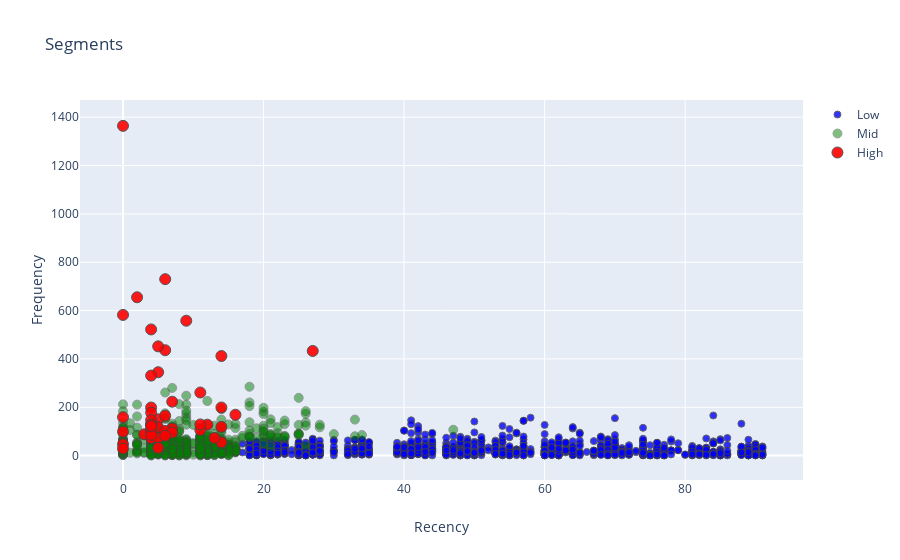

Notebook source saved alongside this figure:
### Code cell
tx_graph = tx_user.query("Revenue < 50000 and Frequency < 2000")

plot_data = [
    go.Scatter(
        x=tx_graph.query("Segment == 'Low-Value'")['Recency'],
        y=tx_graph.query("Segment == 'Low-Value'")['Frequency'],
        mode='markers',
        name='Low',
        marker= dict(size= 7,
            line= dict(width=1),
            color= 'blue',
            opacity= 0.8
           )
    ),
        go.Scatter(
        x=tx_graph.query("Segment == 'Mid-Value'")['Recency'],
        y=tx_graph.query("Segment == 'Mid-Value'")['Frequency'],
        mode='markers',
        name='Mid',
        marker= dict(size= 9,
            line= dict(width=1),
            color= 'green',
            opacity= 0.5
           )
    ),
        go.Scatter(
        x=tx_graph.query("Segment == 'High-Value'")['Recency'],
        y=tx_graph.query("Segment == 'High-Value'")['Frequency'],
        mode='markers',
        name='High',
        marker= dict(size= 11,
            line= dict(width=1),
            color= 'red',
            opacity= 0.9
           )
    ),
]

plot_layout = go.Layout(
        yaxis= {'title': "Frequency"},
        xaxis= {'title': "Recency"},
        title='Segments'
    )
fig = go.Figure(data=plot_data, layout=plot_layout)
iplot(fig)

### Figure 1 — Plotly figure (JSON) as saved in the notebook; plotly's stock layout.template omitted (floating-point values rounded to 4 significant figures; data arrays with more than 128 entries replaced by an {"elided": "..."} marker saying what was removed)
{"data": [{"marker": {"color": "blue", "line": {"width": 1}, "opacity": 0.8, "size": 7}, "mode": "markers", "name": "Low", "type": "scatter", "x": {"elided": "1174 int values"}, "y": {"elided": "1174 int values"}}, {"marker": {"color": "green", "line": {"width": 1}, "opacity": 0.5, "size": 9}, "mode": "markers", "name": "Mid", "type": "scatter", "x": {"elided": "619 int values"}, "y": {"elided": "619 int values"}}, {"marker": {"color": "red", "line": {"width": 1}, "opacity": 0.9, "size": 11}, "mode": "markers", "name": "High", "type": "scatter", "x": [14, 5, 4, 4, 5, 5, 7, 4, 4, 12, 0, 3, 16, 11, 5, 11, 6, 7, 6, 6, 4, 4, 4, 4, 11, 14, 4, 7, 2, 6, 6, 0, 4, 9, 0, 14, 0, 0, 5, 4, 0, 4, 14, 13, 4, 5, 27], "y": [412, 345, 73, 73, 150, 75, 112, 199, 128, 128, 99, 88, 169, 106, 117, 261, 102, 95, 165, 82, 178, 108, 100, 147, 129, 119, 86, 223, 655, 730, 436, 582, 331, 558, 1364, 55, 47, 29, 32, 129, 159, 122, 199, 73, 522, 452, 433]}], "layout": {"title": {"text": "Segments"}, "xaxis": {"title": {"text": "Recency"}}, "yaxis": {"title": {"text": "Frequency"}}}}
